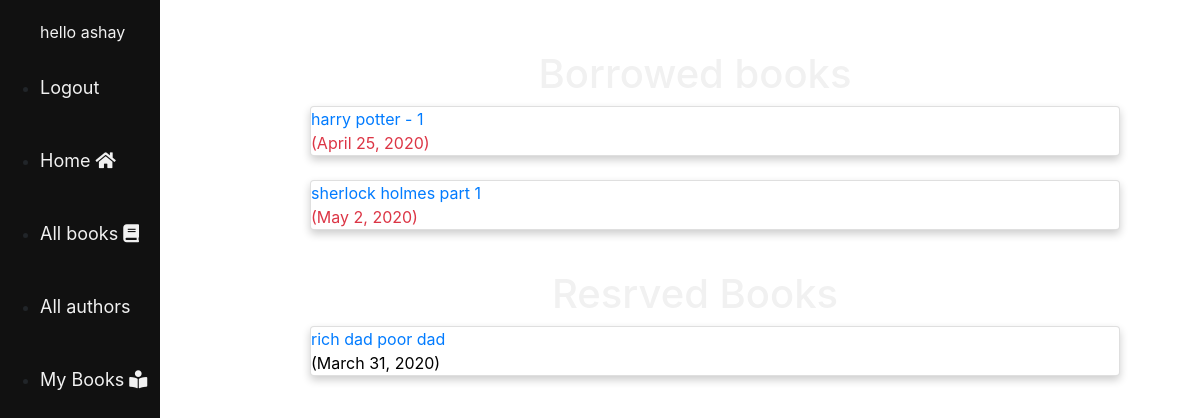
Page /mybooks (signed in) on the committed database.
### shelf/models.py (models this page shows, shortened)
class BookInstance(models.Model):
    id = models.UUIDField(primary_key=True, default=uuid.uuid4,
                          help_text='Unique ID for this particular book across whole library')
    borrower=models.ForeignKey(User, on_delete=models.SET_NULL, null=True,blank=True,related_name='borrower')
    book=models.ForeignKey(Book, on_delete=models.SET_NULL,null=True)
    due_back=models.DateField(null=True,blank=True)
    fine=models.DecimalField(max_digits=10,decimal_places=2,default=0.0)
    reserver=models.ForeignKey(User, on_delete=models.SET_NULL,null=True,blank=True,related_name='reserver')
    RESERVATION_STATUS =(
        ('r', 'Reserved'),
        ('n', 'Not Reserved'),
    )
    reservations=models.CharField(
        max_length=1,
        choices=RESERVATION_STATUS,
        default='n',
    )
    LOAN_STATUS = (
        ('o', 'On loan'),
        ('a', 'Available'),
    )
    status=models.CharField(
        max_length=1,
        choices=LOAN_STATUS,
        default='a',
    )
    @property
    def is_overdue(self):
        if self.due_back and date.today() > self.due_back:
            return True
        return False

class Book(models.Model):
    title = models.CharField(max_length=200)
    author = models.ForeignKey('Author', on_delete=models.SET_NULL, null=True)
    summary = models.TextField(max_length=1000, help_text='Enter a brief description of the book')
    isbn = models.CharField('ISBN', max_length=13,
                            help_text='13 Character <a href="https://www.isbn-international.org/content/what-isbn">ISBN number</a>')
    genre = models.ManyToManyField(Genre, help_text='Select a genre for this book')
    no_of_books=models.IntegerField()
    LOAN_STATUS = (
        ('o', 'On loan'),
        ('a', 'Available'),
    )
    status = models.CharField(
        max_length=1,
        choices=LOAN_STATUS,
        default='a',
    )
    class Meta:
        ordering = ['title']

### shelf/views.py (the view)
# urls.py: path('mybooks',views.loaned_books_by_user_list_view,name='user_book_list'),
@login_required
def loaned_books_by_user_list_view(request):
    user_book_list = BookInstance.objects.filter(borrower=request.user)
    user_reserve_book_list = BookInstance.objects.filter(reserver=request.user)
    context = {
        'user_book_list': user_book_list,
        'user_reserve_book_list':user_reserve_book_list,
    }
    return render(request, 'userlist_view.html', context=context)

### templates/userlist_view.html
                        {% extends "base.html" %}
{% block content %}
    <h1 align="center">Borrowed books</h1>
    {% if user_book_list %}
    <ul>
      {% for bookinst in user_book_list %}
      <li class="{% if bookinst.is_overdue %}text-danger{% endif %} card">
        <a href="{% url 'book_detail_view' bookinst.book.pk %}">{{bookinst.book.title}}</a> ({{ bookinst.due_back }})
      </li>
        <br>
      {% endfor %}
    </ul>
    {% else %}
      <p align="center">There are no books borrowed.</p>
    {% endif %}
     <h1 align="center">Resrved Books</h1>
      {% if user_reserve_book_list %}
    <ul>
      {% for bookinst in user_reserve_book_list %}
      <li class="card">
        <a href="{% url 'book_detail_view' bookinst.book.pk %}">{{bookinst.book.title}}</a> ({{ bookinst.due_back }})
      </li>
        <br>
      {% endfor %}
    </ul>
    {% else %}
      <p align="center">There are no books reserved.</p>
    {% endif %}
{% endblock %}

### templates/base.html (shortened to what this page needs)
{% load static %}
{% load crispy_forms_tags %}
<!DOCTYPE html>
<html lang="en">
<head>
  <link rel="stylesheet" href="https://stackpath.bootstrapcdn.com/bootstrap/4.1.3/css/bootstrap.min.css">
        <link href="https://use.fontawesome.com/releases/v5.0.7/css/all.css" rel="stylesheet">
  {% load static %}
  <link rel="stylesheet" href="{% static 'css/styles.css' %}">
</head>
<body class="body">
  <div class="container">
    <div class="row">
      <div class="col-sm-2">
      {% block sidebar %}
        <ul class="sidebar-nav sidenav ">
                                    {% if user.is_authenticated %}
									<div class="name">hello {{user.get_username}}</div>
									<li><a href="{% url 'logout' %}">Logout</a></li>
									{% else %}
									<li><a href="{% url 'login' %}">Login</a></li>
									<li><a href="{% url 'register' %}">Register</a></li>
									{% endif %}
          <li><a href="{% url 'home' %}">Home <i class="fas fa-home"></i></a></li>
            <li><a href="{% url 'book_list_view'%}">All books <i class="fas fa-book"></i></a></li>
          <li><a href="{% url 'author_list' %}">All authors </a></li>
            {% if user.is_authenticated %}
            <li><a href="{% url 'user_book_list' %}">My Books <i class="fas fa-book-reader"></i></a></li>
            {% endif %}
        </ul>
     {% endblock %}
      </div>
      <div class="col-sm-10 box text">{% block content %}{% endblock %}</div>
    </div>
  </div>
</body>
</html>

### static/css/styles.css (style rules this page uses)
.sidenav { height: 100%; width: 160px; position: fixed; z-index: 1; top: 0; left: 0; background-color: #111; overflow-x: hidden; padding-top: 20px; }
.sidenav a { padding: 30px 8px 16px 0px; text-decoration: none; font-size: 18px; color: #f1f1f1; display: block; }
.box { padding:50px; }
.card { box-shadow: 0 4px 8px 0 rgba(0, 0, 0, 0.2); color: black; }
.name { color: #f1f1f1; }
.text { color: #f1f1f1; }
.body { background-image: url('https://encrypted-tbn0.gstatic.com/images?q=tbn%3AANd9GcSBjOv46gKfaXgSa1WCNBQTm8t0v5rIl7EmckLL-ZB0Mm-5B5CD&usqp=CAU'); background-position: center; background-repeat: no-repeat; background-size: cover; }

### rows in the picture
BookInstance: book "harry potter - 1", due_back "April 25, 2020"
BookInstance: book "sherlock holmes part 1", due_back "May 2, 2020"
BookInstance: book "rich dad poor dad", due_back "March 31, 2020"

### other values in the picture
{{ user.get_username }} "ashay"
